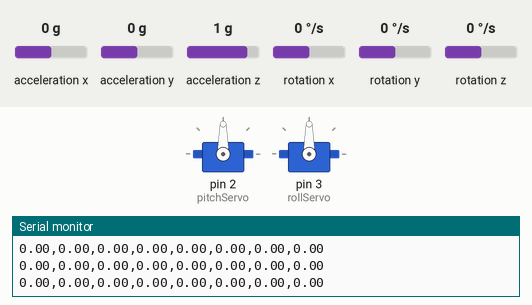
Simulated run of this sketch. Board: Arduino Uno, built with avr-gcc and run on an emulated ATmega328P. On the bench: 2 × servo, the last lines printed to the serial monitor. The inputs (shaded band) are chosen by the test bench; at power-on: acceleration x 0 g, acceleration y 0 g, acceleration z 1 g, rotation x 0 °/s, rotation y 0 °/s, rotation z 0 °/s.

Above: at 2.2 s.
2.3 s: acceleration x set to -1.4 g
At 2.55 s:
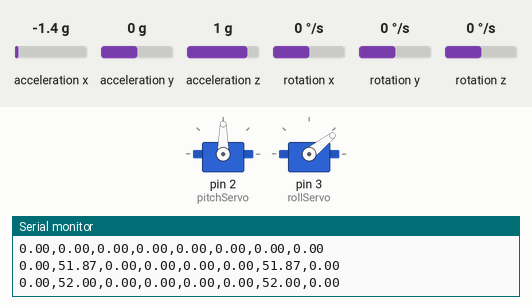
At 3.8 s:
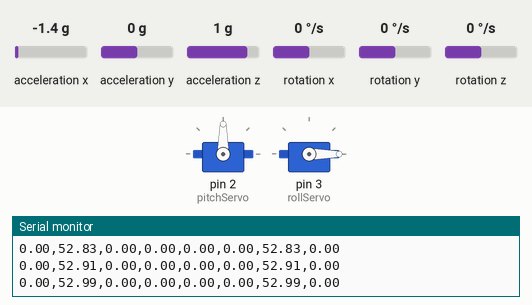
4.2 s: acceleration y set to -1.4 g
At 6.0 s:
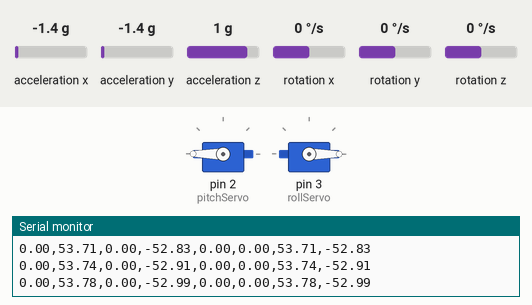
7.2 s: acceleration z set to -1.4 g
10.2 s: acceleration z set to 0.8 g
Timing chart, 0 to 13.6 s (numbered marks = the images above; inputs shaded):
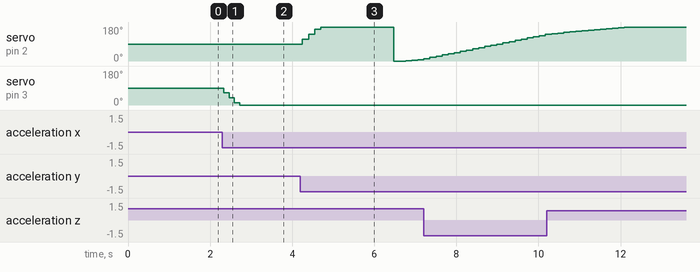

Measured:
- after the input at 2.3 s, servo on pin 3 (rollServo): 90° → 64° at once, → 38° 0.13 s later, → 11° 0.13 s later, → 0° 0.13 s later
- after the input at 4.2 s, servo on pin 2 (pitchServo): 90° → 115° after 0.05 s, → 141° 0.15 s later, → 168° 0.15 s later, → 180° 0.15 s later, … (8 changes in this stretch)

The sketch:

5controleP.ino
```cpp
#include <Wire.h>
#include <MPU6050.h>
#include <math.h>
#include <Servo.h>

#define MPU6050_SAMPLERATE_DELAY_MS (100)
MPU6050 mpu;

float thetaM;
float phiM;
float thetaFold = 0;
float thetaFnew;
float phiFold = 0;
float phiFnew;

float thetaG = 0;
float phiG = 0;
float dt;
unsigned long millisOld;

Servo pitchServo;
Servo rollServo;

float rollTarget = 0;
float rollActual;
float rollError;
float rollServoVal = 90;

float pitchTarget = 0;
float pitchActual;
float pitchError;
float pitchServoVal = 90;

void setup() {
  Serial.begin(115200);
  Wire.begin();
  mpu.initialize();
  delay(1000);
  millisOld = millis();

  pitchServo.attach(2);
  rollServo.attach(3);

  pitchServo.write(pitchServoVal);
  delay(20);
  rollServo.write(rollServoVal);
  delay(20);
}

void loop() {
  int16_t ax, ay, az;
  mpu.getAcceleration(&ax, &ay, &az);

  thetaM = -atan2((float)ax / 16384.0, (float)az / 16384.0) / 2 / 3.141592654 * 360;
  phiM = atan2((float)ay / 16384.0, (float)az / 16384.0) / 2 / 3.141592654 * 360;

  thetaFnew = 0.95 * thetaFold + 0.05 * thetaM;
  phiFnew = 0.95 * phiFold + 0.05 * phiM;

  int16_t gx, gy, gz;
  mpu.getRotation(&gx, &gy, &gz);
  dt = (millis() - millisOld) / 1000.0;
  millisOld = millis();

  thetaG += ((float)gy / 16384.0) * dt; // thetaG + omega (angular velocity) * dt
  phiG += ((float)gx / 16384.0) * dt;

  float theta = (thetaG + thetaM) * 0.95 + thetaFnew * 0.05;
  float phi = (phiG + phiM) * 0.95 + phiFnew * 0.05;

  rollActual = theta;
  pitchActual = phi;

  rollError = rollTarget - rollActual;
  pitchError = pitchTarget - pitchActual;

  if (abs(pitchError) > 1.5) {
    pitchServoVal += pitchError / 2;
    pitchServo.write(pitchServoVal);
    delay(20);
  }

  if (abs(rollError) > 1.5) {
    rollServoVal += rollError / 2;
    rollServo.write(rollServoVal);
    delay(20);
  }

  Serial.print(rollTarget);
  Serial.print(",");
  Serial.print(rollActual);
  Serial.print(",");
  Serial.print(pitchTarget);
  Serial.print(",");
  Serial.print(pitchActual);
  Serial.print(",");
  Serial.print(thetaG);
  Serial.print(",");
  Serial.print(phiG);
  Serial.print(",");
  Serial.print(theta);
  Serial.print(",");
  Serial.println(phi);

  phiFold = phiFnew;
  thetaFold = thetaFnew;

  delay(MPU6050_SAMPLERATE_DELAY_MS);
}
```
